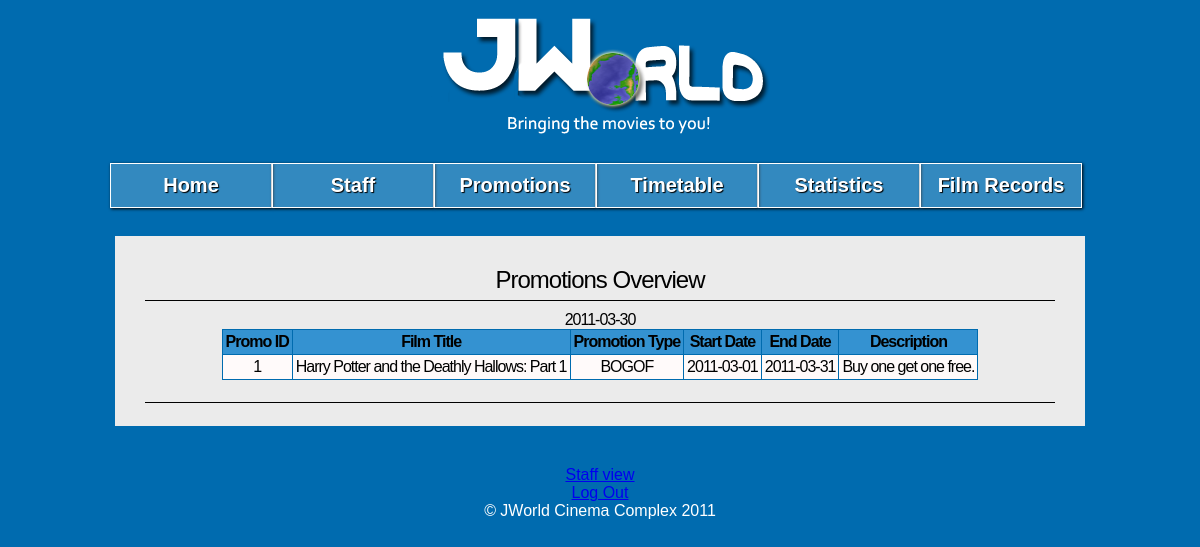
Page /admin.php?page=promo-acs (signed in) on the committed database.
### tables this page shows
CREATE TABLE promotions (
	promo_id int(11) NOT NULL AUTO_INCREMENT,
	film_ID int(11) NOT NULL,
	promo_name varchar(50) NOT NULL,
	start_date date NOT NULL,
	end_date date NOT NULL,
	description varchar(200) NOT NULL,
	PRIMARY KEY (promo_id),
	FOREIGN KEY (film_ID) REFERENCES films(film_ID) ON DELETE CASCADE ON UPDATE CASCADE
);

CREATE TABLE films (
	film_ID int(11) NOT NULL AUTO_INCREMENT,
	film_title varchar(255) NOT NULL,
	film_year char(4) NOT NULL,
	film_plot text(65535) NOT NULL,
	film_length int(11) NOT NULL,
	film_genre varchar(50) NOT NULL,
	film_rating varchar(5) NOT NULL,
	film_poster varchar(255) NOT NULL,
	imdb_id varchar(50) NOT NULL,
  PRIMARY KEY (film_ID)
);

### res/pages/admin/promo-acs.php (the view, shortened to what this page needs)
<div id="body">
<h1> Promotions Overview</h1>
<h3>
	<?php
	echo date("Y-m-d");
	$query = "SELECT promotions.promo_id, films.film_title,  promotions.promo_name, promotions.start_date, promotions.end_date, promotions.description FROM promotions, films WHERE promotions.film_ID = films.film_ID";
	$result = mysql_query($query) or die(mysql_error());
	echo "<table border='1' class=\"center\">
	<tr>
	<th>Promo ID</th>
	<th>Film Title</th>
	<th>Promotion Type</th>
	<th>Start Date</th>
	<th>End Date</th>
	<th>Description</th>
	</tr>";
	while($row = mysql_fetch_array($result)){
		echo "<tr>";
		echo "<td>" .$row['promo_id']. " </td> ";
		echo "<td>" . $row['film_title'] . "</td>";
		echo "<td>" . $row['promo_name'] . "</td>";
		echo "<td>" . $row['start_date'] . "</td>";
		echo "<td>" . $row['end_date'] . "</td>";
		echo "<td>" . $row['description'] . "</td>";
		echo "</tr>";
	}
	echo "</table>";
	?>
</h3>
<h2></h2>
</div>

### res/css/admin.css (style rules this page uses)
body { font-family: "Trebuchet MS", Arial, Helvetica, sans-serif; color: #000; background: #006BAF; }
h1 { border-bottom:1px solid #000000; letter-spacing:-1px; font-size:24px; padding-bottom:6px; font-weight:400; margin:10px 10px 3px 0; font-family:Vera, Helvetica, Georgia; }
h2 { border-bottom:1px solid #000000; letter-spacing:-1px; font-size:18px; padding-bottom:6px; font-weight:400; margin:10px 10px 3px 0; font-family:Vera, Helvetica, Georgia; }
h3 { letter-spacing:-1px; font-size:16px; padding-bottom:6px; font-weight:400; margin:10px 10px 3px 0; font-family:Vera, Helvetica, Georgia; }
#body { font-family:"Palatino Linotype", "Book Antiqua", Palatino, serif; font-size:28px; font-weight:bold; background-color: #EBEBEB; width: 920px; height:100%; padding:20px 20px 20px 30px; margin-bottom:20px; margin-left:auto; margin-right:auto; text-align:center; }
.center { margin-left:auto; margin-right:auto; text-align:center; }
table { border-collapse:collapse; }
table, td, th { border:0.5px solid #006BAF; padding:3px; }
td { text-align:center; background-color:#FFFAFA; }
th { background-color:#3492D1; color:black; }

### rows in the picture
promotions: promo_id "1", film_ID.film_title "Harry Potter and the Deathly Hallows: Part 1", promo_name "BOGOF", start_date "2011-03-01", end_date "2011-03-31", description "Buy one get one free."
